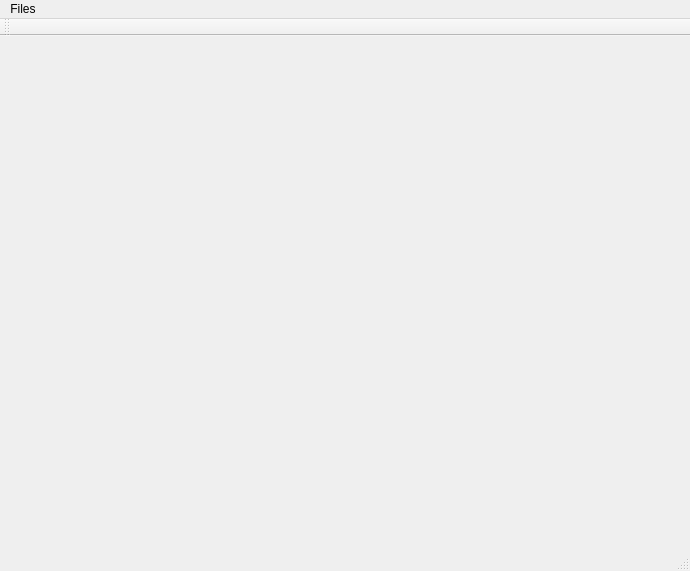
<?xml version="1.0" encoding="UTF-8"?>
<ui version="4.0">
 <class>MainWindow</class>
 <widget class="QMainWindow" name="MainWindow">
  <property name="geometry">
   <rect>
    <x>0</x>
    <y>0</y>
    <width>690</width>
    <height>571</height>
   </rect>
  </property>
  <property name="windowTitle">
   <string>MainWindow</string>
  </property>
  <widget class="QWidget" name="centralWidget"/>
  <widget class="QMenuBar" name="menuBar">
   <property name="geometry">
    <rect>
     <x>0</x>
     <y>0</y>
     <width>690</width>
     <height>27</height>
    </rect>
   </property>
   <widget class="QMenu" name="menuFiles">
    <property name="title">
     <string>Files</string>
    </property>
    <addaction name="actionQuit"/>
   </widget>
   <addaction name="menuFiles"/>
  </widget>
  <widget class="QToolBar" name="mainToolBar">
   <attribute name="toolBarArea">
    <enum>TopToolBarArea</enum>
   </attribute>
   <attribute name="toolBarBreak">
    <bool>false</bool>
   </attribute>
  </widget>
  <widget class="QStatusBar" name="statusBar"/>
  <action name="actionQuit">
   <property name="text">
    <string>Quit</string>
   </property>
  </action>
 </widget>
 <layoutdefault spacing="6" margin="11"/>
 <resources/>
 <connections/>
</ui>
